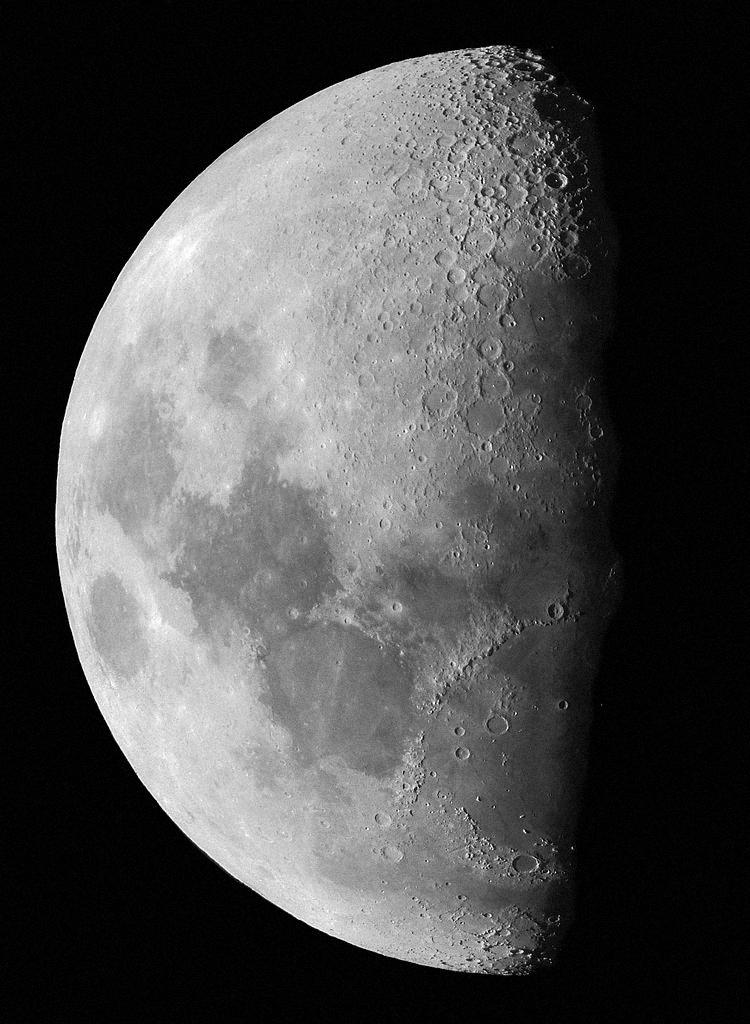
%> input picture Lab4/moon.jpg, 750 x 1024 px
$ octave Histogram_Equalization.m   (GNU Octave 9; MATLAB toolbox functions it lacks are replaced by stand-ins)
%> lines starting %> are read from the running program, lines starting %| are printed output that depends on the picture
% EE368/CS232 Digital Image Processing
% Bernd Girod
% Department of Electrical Engineering, Stanford University

% Script by Qiyuan Tian and David Chen
% Histogram equalization example

clear, clc, close all
pkg load image
% Load test image
%img = imread('bay.jpg');
%img = imread('brain.jpg');
img = imread('moon.jpg');
%> img is the input picture: size 1024x750 uint8; min 0, max 255, mean 75.4

% Perform histogram equalization
eqImg = histeq(img);
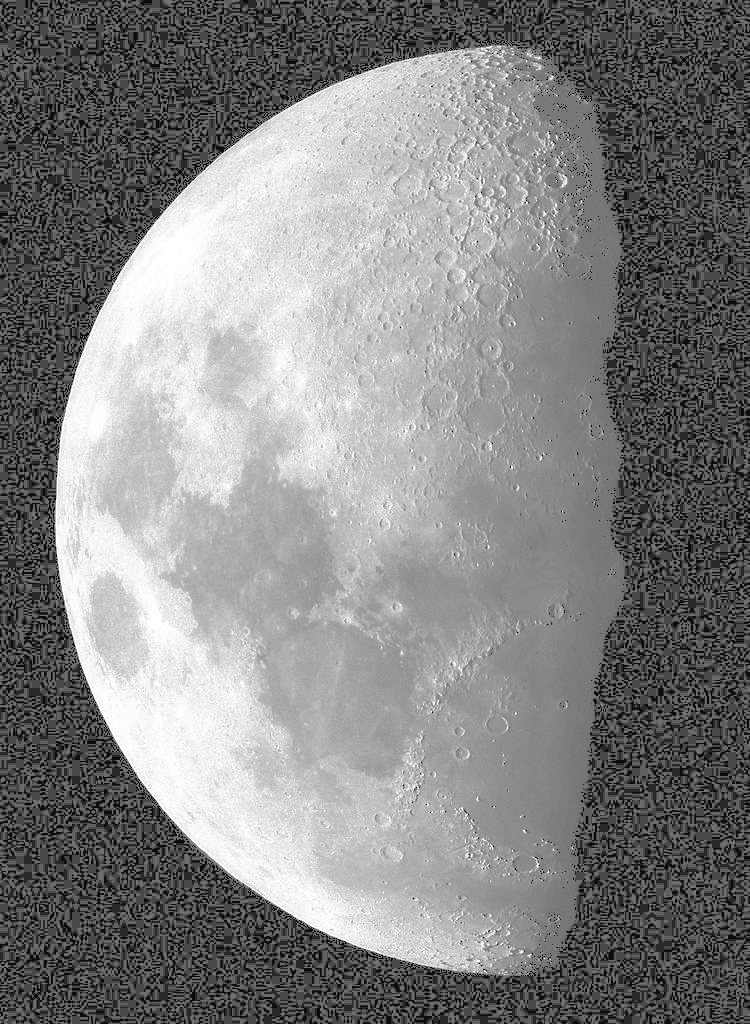
%> eqImg: size 1024x750 uint8; min 12, max 255, mean 131

% Show images
figure(1), clf;
subplot(1, 2, 1), imshow(img), title('Original image');
subplot(1, 2, 2), imshow(eqImg), title('After histogram equalization');
imwrite(eqImg, 'Histogram_Equalization_eqImg.png');

% Show histogram for original image
[counts, index] = imhist(img);
%> counts = 256 values, max 102420 at index 3, min 51 at index 254, mean 3000; index = 256 values from 0 to 255
figure(2), clf;
subplot(1, 2, 1), bar(index, counts);
xlim([0 255]);
set(gca, 'FontSize', 20);
xlabel('Gray level');
ylabel('# pixels')
title('Histogram of original image');

% Show histogram for histogram-equalized image
[counts, index] = imhist(eqImg);
%> counts = 256 values, max 102420 at index 74, min 0 at index 1, mean 3000
subplot(1, 2, 2), bar(index, counts);
xlim([0 255]);
set(gca, 'FontSize', 20);
xlabel('Gray level');
ylabel('# pixels');
title('Histogram of equalized image');
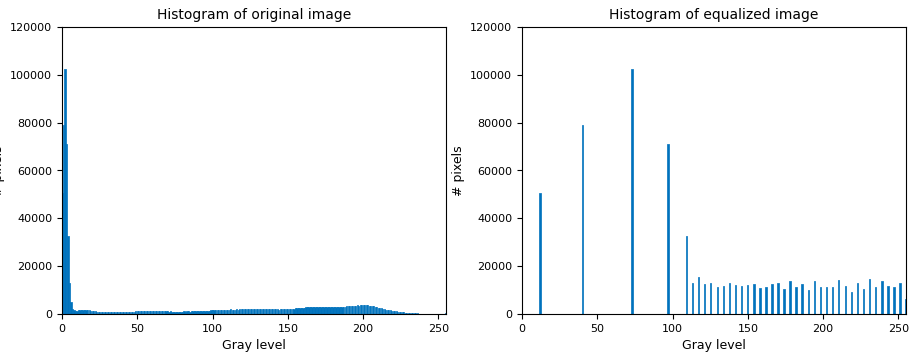
%> figure redrawn from the program's plot data, 2 panels; panel 1: tallest bar 102420 high, from x = 1.6 to 2.4; panel 2: tallest bar 102420 high, from x = 72.6 to 73.4
